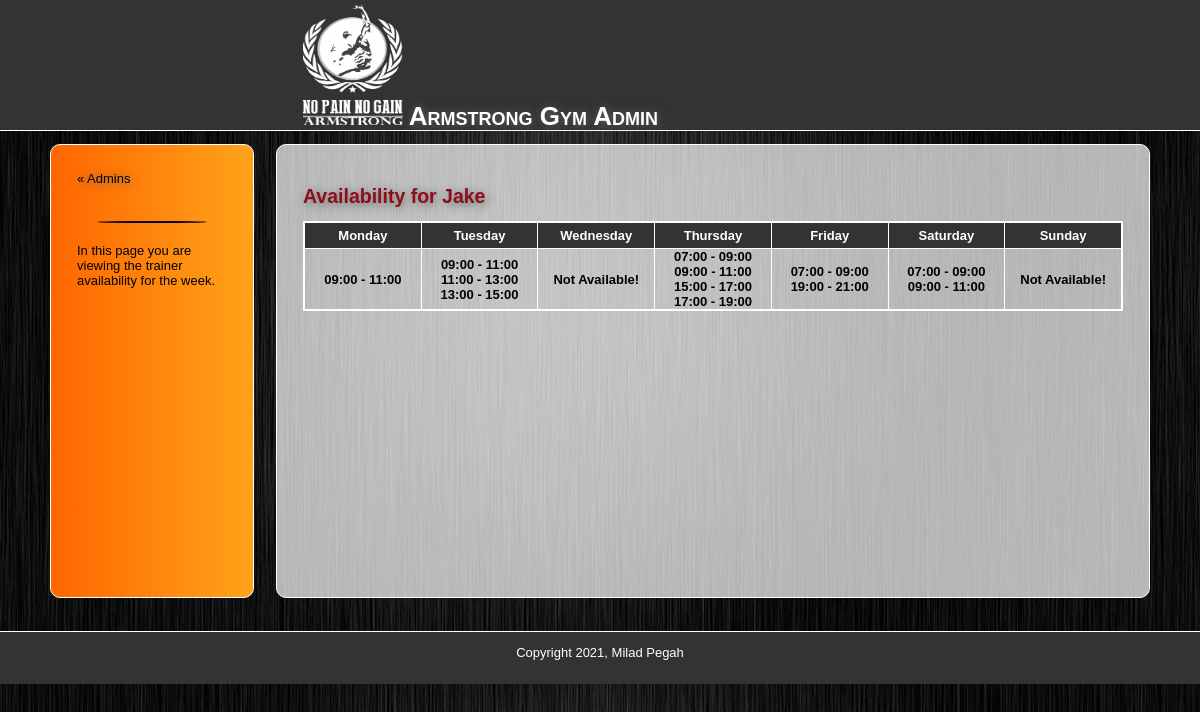
Screenshot of /availability.php?id=1 (signed in) with the database file from the repository.
### tables this page shows
CREATE TABLE `availability` (
  `id` int NOT NULL AUTO_INCREMENT,
  `admin_id` int NOT NULL,
  `monday` varchar(255) DEFAULT NULL,
  `tuesday` varchar(255) DEFAULT NULL,
  `wednesday` varchar(255) DEFAULT NULL,
  `thursday` varchar(255) DEFAULT NULL,
  `friday` varchar(255) DEFAULT NULL,
  `saturday` varchar(255) DEFAULT NULL,
  `sunday` varchar(255) DEFAULT NULL,
  PRIMARY KEY (`id`),
  UNIQUE KEY `admin_id` (`admin_id`) USING BTREE,
  CONSTRAINT `availability_ibfk_1` FOREIGN KEY (`admin_id`) REFERENCES `admins` (`id`) ON DELETE CASCADE ON UPDATE CASCADE
);

### includes/functions.php (called while the page is built, shortened)
<?php
function find_timetable_for_trainer($admin) {
	global $connection;
	$query = "SELECT * ";
	$query .= "FROM availability ";
	$query .= "WHERE admin_id = {$admin}";
	$admin_set = mysqli_query($connection, $query);
	return $admin_set;
}
function find_admin_by_id($admin_id) {
	global $connection;
	$safe_admin_id = mysqli_real_escape_string($connection, $admin_id);
	$query = "SELECT * ";
	$query .= "FROM admins ";
	$query .= "WHERE id = {$safe_admin_id} ";
	$query .= "LIMIT 1";
	$admin_set = mysqli_query($connection, $query);
	if ($admin = mysqli_fetch_assoc($admin_set)) {
		return $admin;
	} else {
		return null;
	}
}

### public/availability.php (the view, shortened to what this page needs)
<?php require_once("../includes/db_connection.php");      ?>
<?php require_once("../includes/functions.php");      ?>
<?php
  $admin = find_admin_by_id($_GET["id"]);
  $admin_set = find_timetable_for_trainer($admin["id"]);
  $timetable = mysqli_fetch_assoc($admin_set);
?>
<?php include("../includes/layouts/header.php");     ?>
<div id="main">
    <div id="navigation">
        <a href="manage_admins.php">&laquo; Admins</a> <br /><br />
        <hr />
        <p>In this page you are viewing the trainer availability for the week.</p>
    </div>
    <div id="page">
        <h2>Availability for <?php echo ucfirst(htmlentities($admin["username"])); ?></h2>
        <?php if (empty($timetable["admin_id"])) { ?>
              <p style="font-weight: bold; color: blueviolet;">This trainer does not have availability yet.</p><br />
          <?php } else { ?>
              <table border="1" style="border-collapse:collapse; width: 100%;">
                  <tr>
                      <th style="width: 100px;">Monday</th>
                      <th style="width: 100px;">Tuesday</th>
                      <th style="width: 100px;">Wednesday</th>
                      <th style="width: 100px;">Thursday</th>
                      <th style="width: 100px;">Friday</th>
                      <th style="width: 100px;">Saturday</th>
                      <th style="width: 100px;">Sunday</th>
                  </tr>
                  <?php if ($timetable) { ?>
                      <tr>
                          <td class="centered"><?php echo ($timetable["monday"]); ?></td>
                          <td class="centered"><?php echo ($timetable["tuesday"]); ?></td>
                          <td class="centered"><?php echo ($timetable["wednesday"]); ?></td>
                          <td class="centered"><?php echo ($timetable["thursday"]); ?></td>
                          <td class="centered"><?php echo ($timetable["friday"]); ?></td>
                          <td class="centered"><?php echo ($timetable["saturday"]); ?></td>
                          <td class="centered"><?php echo ($timetable["sunday"]); ?></td>
                      </tr>
                  <?php }  ?>
              </table>
          <?php }  ?>
    </div>
</div>
<?php include("../includes/layouts/footer.php");  ?>

### public/stylesheets/public.css (style rules this page uses)
* { margin: 0; padding: 0; }
body { font-family: "Century Gothic", Tahoma, Helvetica, Arial, sans-serif; background-image: url(../images/gym.jpg); width: 100%; height: 100%; font-size: 13px; line-height: 15px; margin: 0 auto; min-width: 900px; }
a { color: #8D0D19; text-shadow: 1px 1px 10px #666; }
#main { min-height: 500px; width: 1100px; margin: auto; }
#navigation { min-height: 400px; float: left; margin: 1em 0; padding: 2em; width: 150px; font-family: "Century Gothic", Tahoma, Helvetica, Arial, sans-serif; color: #000000; border: 1px solid white; -webkit-border-radius: 10px; -moz-border-radius: 10px; -o-border-radius: 10px; border-radius: 10px; background: -webkit-linear-gradient(270deg, #FFA319, #FF6600); background: -moz-linear-gradient(270deg, #FFA319, #FF6600); background: -o-linear-gradient(270deg, #FFA319, #FF6600); background: -ms-linear-gradient(270deg, #FFA319, #FF6600); background: linear-gradient(270deg, #FFA319, #FF6600); }
#navigation a { font-family: Helvetica, Arial, sans-serif; color: black; text-decoration: none; }
#page { margin: 1em 0; float: right; min-height: 400px; width: 820px; background-color: rgba(255,255,255, 0.7); padding: 2em; border: 1px solid white; -webkit-border-radius: 10px; -moz-border-radius: 10px; -o-border-radius: 10px; border-radius: 10px; }
#page h2 { color: #8D0D19; line-height: 50px; text-shadow: 2px 2px 10px #666; }
td { padding: 0 1px; font-weight: bold; }
th { background-color: #333333; color: #FFFFFF; padding: 5px; border: 1px solid white; }
table { border: 2px solid white; border-collapse: collapse; }
hr { margin: 20px; border: 1px black solid; -webkit-border-radius: 50%; -moz-border-radius: 50%; -o-border-radius: 50%; -ms-border-radius: 50%; border-radius: 50%; }
.centered { text-align: center; }

### rows the page displays
availability: monday "09:00 - 11:00", tuesday "09:00 - 11:00 11:00 - 13:00 13:00 - 15:00", wednesday "Not Available!", thursday "07:00 - 09:00 09:00 - 11:00 15:00 - 17:00 17:00 - 19:00", friday "07:00 - 09:00 19:00 - 21:00", saturday "07:00 - 09:00 09:00 - 11:00", sunday "Not Available!"

### other values shown
$admin["username"] "Jake"
